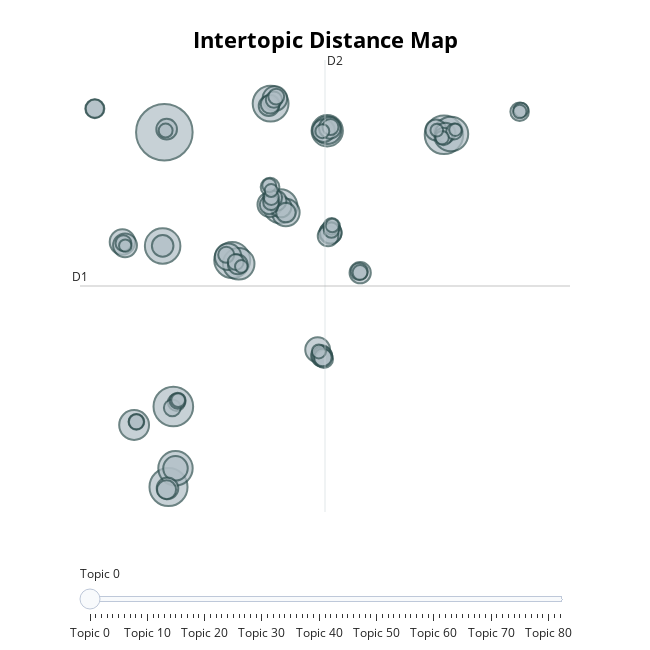

Here is the notebook cell this chart was saved with:
### Markdown cell above
### Visualize topic

### Code cell
topic_model.visualize_topics()
